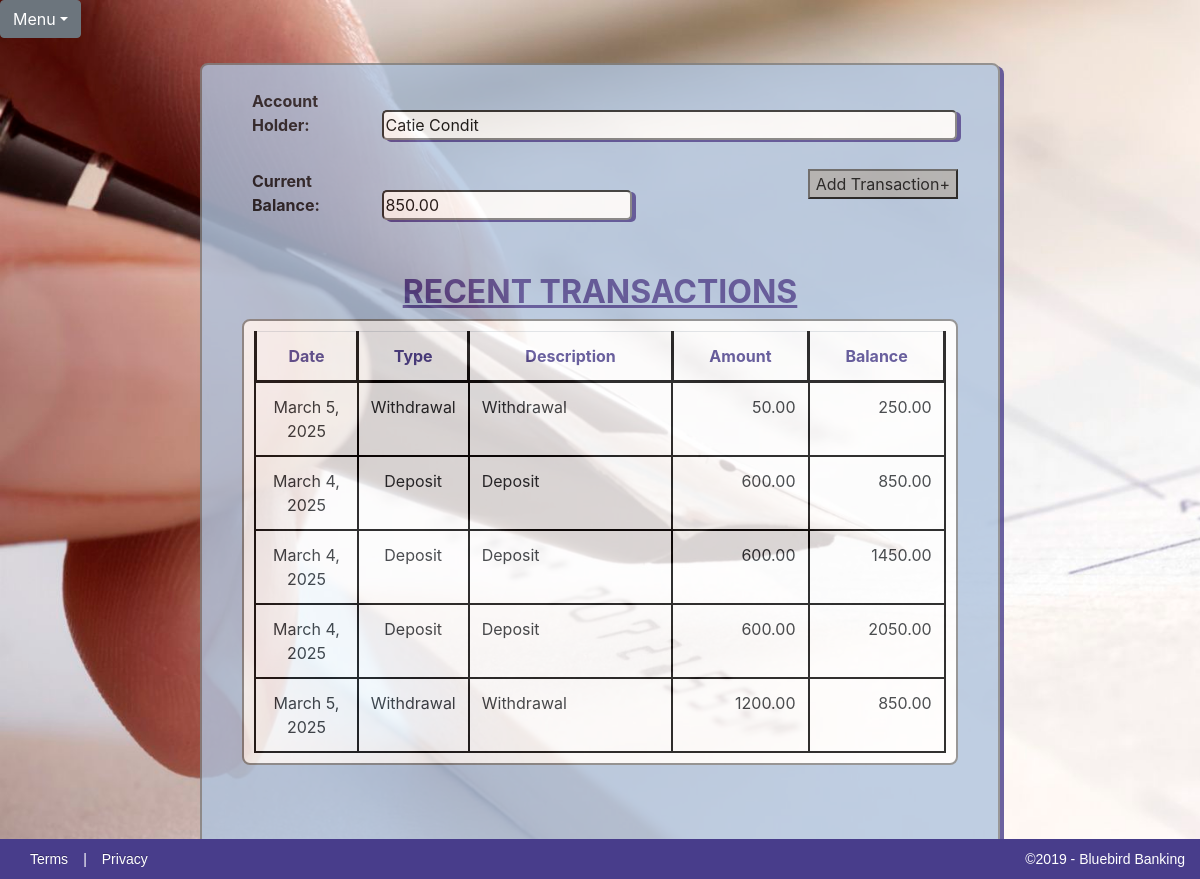
Page /1/balance/ on the committed database.
### Checkbook/models.py (models this page shows)
class Account(models.Model):
    first_name = models.CharField(max_length=50)
    last_name = models.CharField(max_length=50)
    initial_deposit = models.DecimalField(max_digits=15, decimal_places=2)
    Accounts = models.Manager()
    def __str__(self):
        return self.first_name + ' ' + self.last_name

class Transaction(models.Model):
    date = models.DateField()
    type = models.CharField(max_length=10, choices=TransactionTypes)
    amount = models.DecimalField(max_digits=15, decimal_places=2)
    description = models.CharField(max_length=100)
    account = models.ForeignKey(Account, on_delete=models.CASCADE)
    Transactions = models.Manager()

### Checkbook/views.py (the view)
# urls.py: path('<int:pk>/balance/', views.balance, name='balance'),
def balance(request, pk):
    account = get_object_or_404(Account, pk=pk) #retrieve the requested account using its primary key
    transactions = Transaction.Transactions.filter(account=pk) #retrieve all of that account's transactions
    current_total = account.initial_deposit #create account total variable, starting with initial deposit value
    table_contents = {} # create a dictionary into which transaction information will be placed
    for t in transactions: #loop through transactions and determine which is a deposit or withdrawal
        if t.type == 'Deposit':
            current_total += t.amount #if deposit add amount to balance
            table_contents.update({t: current_total}) #add transaction and total to the dictionary
        else:
            current_total -= t.amount # if withdrawal subtract amount from balance
            table_contents.update({t: current_total}) #add transaction and total to the dictionary
    content = {'account': account, 'table_contents': table_contents, 'balance': current_total}
    return render(request, 'checkbook/BalanceSheet.html', content)

### Checkbook/templates/checkbook/BalanceSheet.html (shortened to what this page needs)
{% extends 'checkbook_base.html' %}
{% block content %}
			<div id="all-transactions-form">
				<form>
					<br>
					<label>Account Holder:</label>
					<input id="accountholder" type="text" name="accountHolder" value="{{ account }}" readonly>
					<br><br>
					<label>Current Balance:</label>
					<input id="balance" type="text" name="currentBalance" value="{{ balance }}" readonly>
					<button type="button"><a href="{% url 'transaction' %}">Add Transaction+</a></button>
				</form>
				<br><br>
			</div>
			<h2>RECENT TRANSACTIONS</h2>
			<table class="table table-responsive" id ="transactions-table">
				<tr id="headerRow">
					<th>Date</th>
					<th>Type</th>
					<th>Description</th>
					<th>Amount</th>
					<th>Balance</th>
				</tr>
				{% for key, total in table_contents.items %}
				<tr>
					<td class="center">{{ key.date }}</td>
					<td class="center">{{ key.type }}</td>
					<td class="left">{{ key.description }}</td>
					<td class="right">{{ key.amount }}</td>
					<td class="right">{{ total }}</td>
				</tr>
				{% endfor %}
			</table>
			<br><br>
{% endblock %}

### Checkbook/templates/checkbook_base.html (shortened to what this page needs)
{% load static %}
<!DOCTYPE html>
<html lang="en">
	<head>
		<link rel="stylesheet" href="{% static '/CSS/CheckbookApp.css' %}">
		<link rel="stylesheet" href="https://stackpath.bootstrapcdn.com/bootstrap/4.3.1/css/bootstrap.min.css">
		<link rel="stylesheet" href="https://maxcdn.bootstrapcdn.com/font-awesome/4.7.0/css/font-awesome.min.css">
	</head>
	<header>
		<div class="JavaScriptDropdown">
			<div class="btn-group">
				<button type="button" class="btn btn-secondary dropdown-toggle" data-toggle="dropdown">Menu</button>
			</div>
		</div>
	</header>
	<body id="body">
		<div class="checkbook-container">
			{% block content %}{% endblock %}
			<br><br>
		</div>
		<section id="block-footer">
			<p id="footer-right"><a href="#">Terms</a>|<a href="#">Privacy</a></p>
			<p id="footer-left">&copy;2019 - Bluebird Banking</p>
		</section>
	</body>
</html>

### Checkbook/static/CSS/CheckbookApp.css (style rules this page uses)
html, body { height: cover; width: cover; }
body { font-family: Lucida Sans Unicode; text-align: center; background-image: url('../../static/images/CheckCalligraphyPen.jpg'); -webkit-background-size: cover; -moz-background-size: cover; -o-background-size: cover; background-size: cover; overflow: scroll; background-repeat: no-repeat; }
label { width: 125px; margin-left: 50px; font-weight: bold; opacity: initial; }
input, select { width: 500px; border-radius: 5px; box-shadow: 4px 2px darkslateblue; }
th { border: 3px solid black; }
tr td { height: 25px; border: 2px solid black; word-wrap: normal; vertical-align: top; width: auto; }
#headerRow { color: darkslateblue; text-align: center; }
.center { text-align: center; width: 15%; }
.left { padding-left: 10px; width: 30%; word-wrap: normal; }
.right { padding-right: 5px; width: 20%; text-align: right; }
.JavaScriptDropdown { position: relative; margin-top: 0; }
.checkbook-container { opacity: 0.8; position: relative; width: 800px; height: auto; border-radius: 8px; border: 2px solid gray; box-shadow: 4px 3px darkslateblue; margin-left: auto; margin-right: auto; margin-top: 25px; background-color: lightsteelblue; }
.checkbook-container h2 { color: darkslateblue; font-size: 32px; font-weight: bold; text-align: center; text-decoration: underline; }
#all-transactions-form { position: relative; }
#all-transactions-form button { background-color: darkgray; position: relative; right: 40px; float: right; }
#accountholder { width: 575px; }
#balance { width: 250px; }
#transactions-table { background-color:white; width: 90%; height: auto; margin-right: auto; margin-left: auto; padding: 10px; border: 2px solid gray; border-collapse: collapse; border-radius: 8px; table-layout: auto; float: center; position: relative; }
.checkbook-container button, .new-account-button { background-color: darkgray; display: block; margin-left: auto; margin-right: auto; }
button a, button a:hover { text-decoration: none; text-align: center; color:black; }
#block-footer { clear: both; display: flex; width: 100%; -moz-box-sizing: border-box; margin: 0 auto; background-color: darkslateblue; position: fixed; bottom: 0; height: 40px; }
#block-footer a, #block-footer p { flex: 1; color: white; padding: 15px 15px; font-size: 14px; line-height: 10px; font-family:'PT Sans', Arial, Helvetica, sans-serif; }
#footer-left { width: 40%; text-align: right; }
#block-footer { float:left; clear:both; width:100%; }
#block-footer a { color: white; text-shadow: 0 -1px 0 rgba(0, 0, 0, 0.25); text-decoration: none; outline: medium none; }

### rows in the picture
Account: accountHolder "Catie Condit"
Transaction: date "March 5, 2025", type "Withdrawal", description "Withdrawal", amount "50.00", total "250.00"
Transaction: date "March 4, 2025", type "Deposit", description "Deposit", amount "600.00", total "850.00"
Transaction: date "March 4, 2025", type "Deposit", description "Deposit", amount "600.00", total "1450.00"
Transaction: date "March 4, 2025", type "Deposit", description "Deposit", amount "600.00", total "2050.00"
Transaction: date "March 5, 2025", type "Withdrawal", description "Withdrawal", amount "1200.00", total "850.00"
